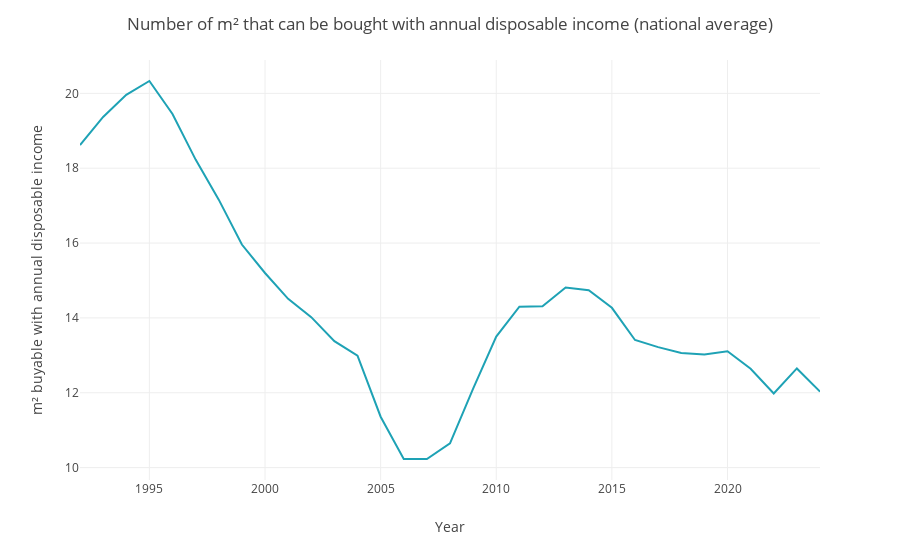

The code cell stored with this chart in its notebook:
### Markdown cell above
## Figure 4

### Code cell
# Creating the chart
selected_locations = ["National average"]
chart_title = (
    "Number of m² that can be bought with annual disposable income (national average)"
)
fig = plot_price(
    sales_data, "M2AffordedTotal", chart_title, selected_locations, ["Actual price"]
)
fig

### Figure 1 — Plotly figure (JSON) as saved in the notebook; plotly's stock layout.template omitted (floating-point values rounded to 4 significant figures)
{"data": [{"hovertemplate": "Year=%{x}<br>m² buyable with annual disposable income=%{y}<extra></extra>", "legendgroup": "", "line": {"color": "#1ea2b5", "dash": "solid"}, "marker": {"symbol": "circle"}, "mode": "lines", "name": "", "orientation": "v", "showlegend": false, "textposition": "top center", "type": "scatter", "x": [2024, 2023, 2022, 2021, 2020, 2019, 2018, 2017, 2016, 2015, 2014, 2013, 2012, 2011, 2010, 2009, 2008, 2007, 2006, 2005, 2004, 2003, 2002, 2001, 2000, 1999, 1998, 1997, 1996, 1995, 1994, 1993, 1992], "xaxis": "x", "y": [12.03, 12.65, 11.98, 12.64, 13.11, 13.02, 13.06, 13.22, 13.41, 14.27, 14.74, 14.81, 14.31, 14.3, 13.5, 12.11, 10.65, 10.23, 10.23, 11.36, 12.99, 13.38, 14.02, 14.51, 15.2, 15.96, 17.16, 18.23, 19.45, 20.33, 19.96, 19.37, 18.62], "yaxis": "y"}], "layout": {"legend": {"tracegroupgap": 0}, "margin": {"t": 60}, "title": {"text": "Number of m² that can be bought with annual disposable income (national average)"}, "xaxis": {"anchor": "y", "domain": [0, 1], "title": {"text": "Year"}}, "yaxis": {"anchor": "x", "domain": [0, 1], "title": {"text": "m² buyable with annual disposable income"}}}}
